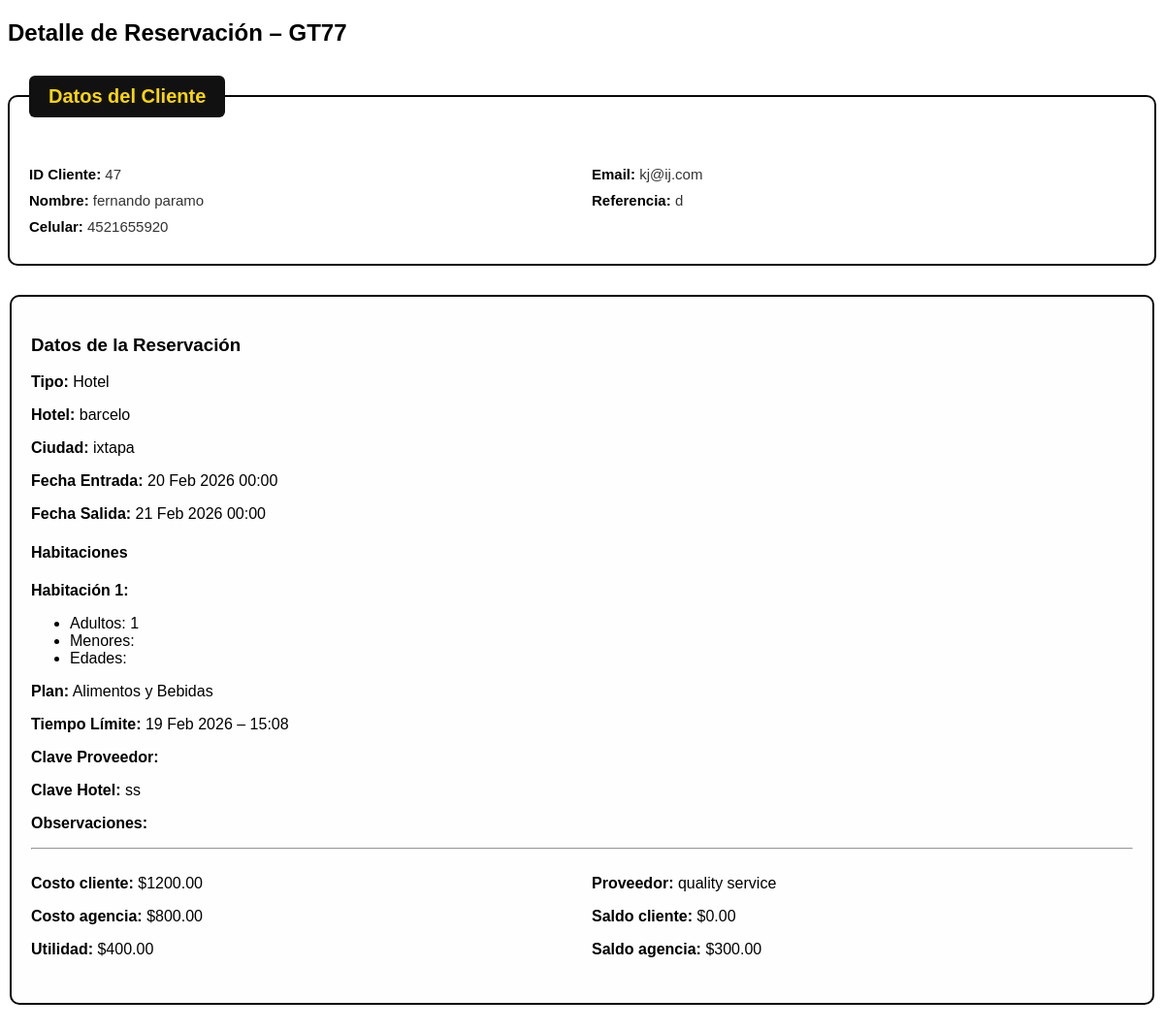
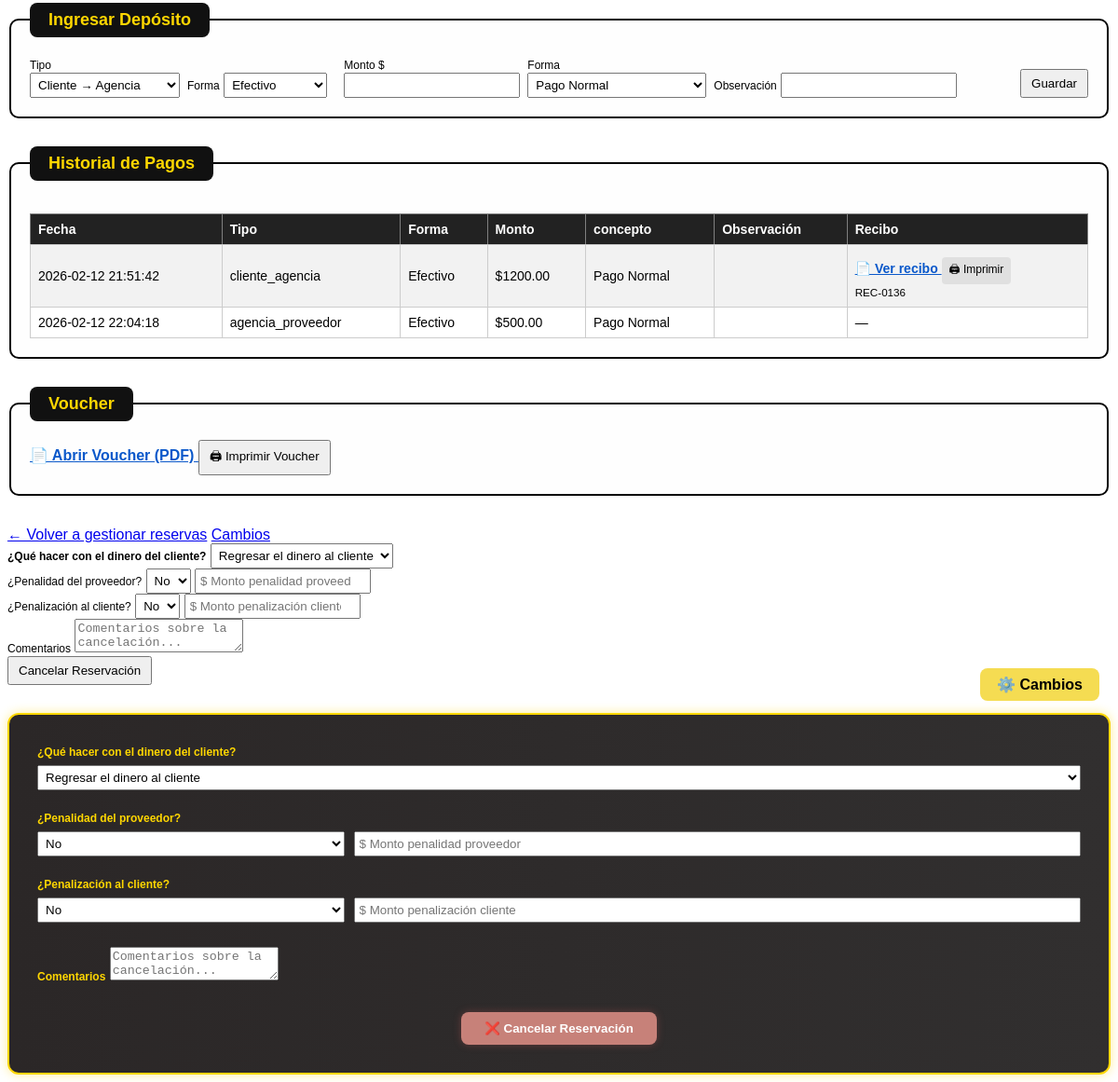
Screenshot of /reservacion/77 (signed in) with the database file from the repository (2 pictures, top to bottom).
### tables this page shows
CREATE TABLE reservaciones (
    id INTEGER PRIMARY KEY AUTOINCREMENT,
    fecha_creacion TEXT,
    cliente_id INTEGER,
    tipo_reservacion TEXT,
    descripcion TEXT,
    proveedor TEXT,
    costo_cliente REAL,
    costo_proveedor REAL,
    utilidad REAL,
    estatus TEXT
, producto_reservado TEXT, devolucion_cliente REAL DEFAULT 0, saldo_a_favor REAL DEFAULT 0, penalidad_proveedor REAL DEFAULT 0, penalidad_agencia REAL DEFAULT 0);

CREATE TABLE clientes (
    id INTEGER PRIMARY KEY AUTOINCREMENT,
    nombre TEXT,
    apellidos TEXT,
    celular TEXT,
    referencia TEXT
, email TEXT);

CREATE TABLE reservacion_hotel (
    id INTEGER PRIMARY KEY AUTOINCREMENT,
    reservacion_id INTEGER,
    ciudad TEXT,
    fecha_entrada TEXT,
    fecha_salida TEXT,
    habitaciones INTEGER,
    tipo_habitacion TEXT,
    menores INTEGER,
    plan TEXT,
    tiempo_limite TEXT,
    observaciones TEXT,
    clave_proveedor TEXT,
    clave_hotel TEXT,
    observacion_pagos TEXT
, hotel TEXT);

CREATE TABLE habitaciones (
    id INTEGER PRIMARY KEY AUTOINCREMENT,
    reservacion_id INTEGER NOT NULL,
    habitacion_num INTEGER NOT NULL,
    adultos INTEGER,
    menores INTEGER,
    edades TEXT, numero_habitacion INTEGER,
    FOREIGN KEY (reservacion_id) REFERENCES reservaciones(id)
);

CREATE TABLE pagos (
    id INTEGER PRIMARY KEY AUTOINCREMENT,
    reservacion_id INTEGER NOT NULL,
    tipo_pago TEXT NOT NULL,
    monto REAL NOT NULL,
    fecha TEXT NOT NULL, forma_pago TEXT, observacion TEXT, recibo_id INTEGER, proveedor_id INTEGER, tarjeta_id INTEGER, fecha_limite DATE, concepto TEXT, fecha_registro DATETIME,
    FOREIGN KEY (reservacion_id) REFERENCES reservaciones(id)
);

### app.py (the view, shortened to what this page needs)
@app.route("/reservacion/<int:reservacion_id>")
def detalle_reservacion(reservacion_id):
    if "usuario" not in session:
        return redirect(url_for("login"))
    conn = get_db()
    cursor = conn.cursor()
    cursor.execute("""
        SELECT
    r.*,
    r.tipo_reservacion AS tipo,

    -- CLIENTE
    c.id AS id_cliente,
    c.nombre,
    c.apellidos,
    c.celular,
    c.email,
    c.referencia,

    -- HOTEL
    h.hotel,
    h.ciudad,
    h.fecha_entrada,
    h.fecha_salida,
    h.plan,
    h.tiempo_limite AS tiempo_limite_hotel,
    h.observaciones        AS observaciones_hotel,
    h.clave_proveedor     AS clave_proveedor_hotel,
    h.clave_hotel,

    -- AVIÓN
    a.aerolinea,
    a.vuelo,
    a.tipo_vuelo,
    a.fecha_salida        AS fecha_salida_avion,
    a.hora_salida,
    a.hora_llegada,
    a.fecha_regreso,
    a.hora_regreso,
    a.hora_llegada_regreso,
    a.origen,
    a.destino,
    a.tiene_escala,
    a.ciudad_escala,
    a.hora_salida_escala,
    a.destino_escala,
    a.hora_llegada_escala,
    a.tiempo_limite AS tiempo_limite_avion,
    a.clave_proveedor     AS clave_proveedor_avion,
    a.clave_aerolinea,
    a.observaciones       AS observaciones_avion,

   -- PAGOS
            (SELECT COALESCE(SUM(monto), 0) FROM pagos WHERE pagos.reservacion_id = r.id AND tipo_pago = 'cliente_agencia') AS pagado_cliente,
            (SELECT COALESCE(SUM(monto), 0) FROM pagos WHERE pagos.reservacion_id = r.id AND tipo_pago = 'agencia_proveedor') AS pagado_proveedor

        FROM reservaciones r
        JOIN clientes c ON r.cliente_id = c.id
        LEFT JOIN reservacion_hotel h ON r.id = h.reservacion_id
        LEFT JOIN reservacion_avion a ON r.id = a.reservacion_id
        WHERE r.id = ?
    """, (reservacion_id,))
    r = cursor.fetchone()
    if not r:
        conn.close()
        return "Reservación no encontrada", 404
    r = dict(r)
    r = dict(r)
    cursor.execute("""
        SELECT *
        FROM vista_estado_financiero_reserva
        WHERE reservacion_id = ?
    """, (reservacion_id,))
    estado = cursor.fetchone()
    cursor.execute("""
        SELECT habitacion_num, adultos, menores, edades
        FROM habitaciones
        WHERE reservacion_id = ?
        ORDER BY habitacion_num
    """, (reservacion_id,))
    habitaciones = cursor.fetchall()
    cursor.execute("""
    SELECT nombre, apellidos, fecha_nacimiento
    FROM pasajeros_avion
    WHERE reservacion_id = ?
    ORDER BY id
    """, (reservacion_id,))
    pasajeros = cursor.fetchall()
    cursor.execute("""
        SELECT id, tipo_pago, forma_pago, monto, observacion,concepto, fecha, recibo_id
        FROM pagos
        WHERE reservacion_id = ?
        ORDER BY fecha
    """, (reservacion_id,))
    pagos = cursor.fetchall()
    pagado_cliente = sum(float(p["monto"]) for p in pagos if p["tipo_pago"] == "cliente_agencia")
    pagado_proveedor = sum(float(p["monto"]) for p in pagos if p["tipo_pago"] == "agencia_proveedor")
    try:
        costo_cliente = float(r["costo_cliente"])
    except (ValueError, TypeError):
        costo_cliente = 0
    try:
        costo_proveedor = float(r["costo_proveedor"])
    except (ValueError, TypeError):
        costo_proveedor = 0
    pagado_cliente = float(r["pagado_cliente"] or 0)
    pagado_proveedor = float(r["pagado_proveedor"] or 0)
    saldo_cliente = max(0, costo_cliente - pagado_cliente)
    saldo_proveedor = max(0, costo_proveedor - pagado_proveedor)
    conn.close()
    return render_template(
        "detalle_reservacion.html",
        r=r,
        habitaciones=habitaciones,
        pagos=pagos,
        reservacion=r,
        pagado_cliente=pagado_cliente,
        pagado_proveedor=pagado_proveedor,
        saldo_cliente=saldo_cliente,
        saldo_proveedor=saldo_proveedor,
        estado=estado,
        pasajeros=pasajeros
    )

### templates/detalle_reservacion.html (shortened to what this page needs)
<!DOCTYPE html>
<html lang="es">
<head>
</head>
<body>
<h2>Detalle de Reservación – GT{{ r.id }}</h2>
<fieldset class="tarjeta-datos">
    <legend>Datos del Cliente</legend>
    <div style="display: flex; flex-wrap: wrap; gap: 20px;">
        <div style="flex: 1 1 45%;">
            <p><strong>ID Cliente:</strong> {{ r.id_cliente }}</p>
            <p><strong>Nombre:</strong> {{ r.nombre }} {{ r.apellidos }}</p>
            <p><strong>Celular:</strong> {{ r.celular }}</p>
        </div>
        <div style="flex: 1 1 45%;">
            <p><strong>Email:</strong> {{ r.email }}</p>
            <p><strong>Referencia:</strong> {{ r.referencia }}</p>
        </div>
    </div>
</fieldset>
<fieldset>
<h3>Datos de la Reservación</h3>
{% set tipo = r.tipo_reservacion %}
{% if not tipo %}
  {% if r.hotel %}
    {% set tipo = 'hotel' %}
  {% elif r.aerolinea %}
    {% set tipo = 'avion' %}
  {% else %}
    {% set tipo = 'otro' %}
  {% endif %}
{% endif %}
<p><strong>Tipo:</strong> {{ r.tipo_reservacion|capitalize }}</p>
{% if r.tipo == 'hotel' %}
  <p><strong>Hotel:</strong> {{ r.hotel }}</p>
  <p><strong>Ciudad:</strong> {{ r.ciudad }}</p>
  <p><strong>Fecha Entrada:</strong> {{ r.fecha_entrada | fecha_corta }}</p>
  <p><strong>Fecha Salida:</strong> {{ r.fecha_salida | fecha_corta }}</p>
  {% if habitaciones %}
    <h4>Habitaciones</h4>
    {% for h in habitaciones %}
      <p><strong>Habitación {{ h.habitacion_num }}:</strong></p>
      <ul>
        <li>Adultos: {{ h.adultos }}</li>
        <li>Menores: {{ h.menores }}</li>
        <li>Edades: {{ h.edades }}</li>
      </ul>
    {% endfor %}
  {% else %}
    <p><em>No se encontraron habitaciones asociadas.</em></p>
  {% endif %}
  <p><strong>Plan:</strong> {{ r.plan }}</p>
  {% if r.tipo_reservacion == 'hotel' and r.tiempo_limite_hotel %}
  <p><strong>Tiempo Límite:</strong> {{ r.tiempo_limite_hotel | formato_fecha_hora }}</p>
{% elif r.tipo_reservacion == 'avion' and r.tiempo_limite_avion %}
  <p><strong>Tiempo Límite:</strong> {{ r.tiempo_limite_avion | formato_fecha_hora }}</p>
{% else %}
  <p><strong>Tiempo Límite:</strong> —</p>
{% endif %}
  <p><strong>Clave Proveedor:</strong> {{ r.clave_proveedor_hotel }}</p>
  <p><strong>Clave Hotel:</strong> {{ r.clave_hotel }}</p>
  <p><strong>Observaciones:</strong> {{ r.observaciones_hotel }}</p>
{% endif %}
    <hr>
<div style="display: flex; flex-wrap: wrap; gap: 20px; margin-bottom: 10px;">
    <div style="flex: 1 1 45%;">
        <p><strong>Costo cliente:</strong> ${{ "%.2f"|format(r.costo_cliente) }}</p>
        <p><strong>Costo agencia:</strong> ${{ "%.2f"|format(r.costo_proveedor) }}</p>
        <p><strong>Utilidad:</strong> ${{ "%.2f"|format(r.utilidad) }}</p>
    </div>
    <div style="flex: 1 1 45%;">
        <p><strong>Proveedor:</strong> {{ r.proveedor }}</p>
        <p><strong>Saldo cliente:</strong> ${{ "%.2f"|format(saldo_cliente) }}</p>
        <p><strong>Saldo agencia:</strong> ${{ "%.2f"|format(saldo_proveedor) }}</p>
    </div>
</div>
</fieldset>
<fieldset>
    <legend>Ingresar Depósito</legend>
    <form method="POST" action="{{ url_for('registrar_pago', reservacion_id=r.id) }}">
        <div style="display:flex; gap:8px; align-items:flex-end;">
            <div style="flex:1">
                <label>Tipo</label>
                <select name="tipo_pago" required>
                    <option value="cliente_agencia">Cliente → Agencia</option>
                </select>
            </div>
            <div style="flex:1">
                <label>Forma</label>
                <select name="forma_pago" required>
                    <option value="Efectivo">Efectivo</option>
                </select>
            </div>
            <div style="flex:1">
                <label>Monto $</label>
                <input type="number"
       step="0.01"
       name="monto"
       required
       onblur="formatearMonto(this)">
            </div>
           <div style="flex:1">
                <label>Forma</label>
                <select name="concepto" required>
                    <option value="Pago Normal">Pago Normal</option>
                </select>
            </div>
            <div style="flex:2">
                <label>Observación</label>
                <input type="text" name="observacion">
            </div>
            <div>
                <button type="submit">Guardar</button>
            </div>
        </div>
    </form>
</fieldset>
<fieldset>
    <legend>Historial de Pagos</legend>
    {% if pagos %}
        <table border="1" cellpadding="6" cellspacing="0">
            <tr>
                <th>Fecha</th>
                <th>Tipo</th>
                <th>Forma</th>
                <th>Monto</th>
                <th>concepto</th>
                <th>Observación</th>
                <th>Recibo</th>
            </tr>
            {% for p in pagos %}
            <tr>
                <td>{{ p.fecha }}</td>
                <td>{{ p.tipo_pago }}</td>
                <td>{{ p.forma_pago }}</td>
                <td>${{ "%.2f"|format(p.monto) }}</td>
                <td>{{ p.concepto }}</td>
                <td>{{ p.observacion }}</td>
                <td>
    {% if p.recibo_id %}
        <a href="{{ url_for('recibo_pago', pago_id=p.id) }}"
           target="_blank"
           style="font-weight:bold; color:#0a58ca;">
           📄 Ver recibo
        </a>
        <button type="button"
            class="btn-imprimir"
            data-url="{{ url_for('recibo_pago', pago_id=p.id) }}">
           🖨 Imprimir
        </button>
        <br>
        <small>REC-{{ "%04d"|format(p.recibo_id) }}</small>
    {% else %}
        —
    {% endif %}
</td>
            </tr>
            {% endfor %}
        </table>
    {% else %}
        <p>No hay pagos registrados.</p>
    {% endif %}
</fieldset>
{% if saldo_cliente <= 0 %}
<fieldset>
    <legend>Voucher</legend>
    <a href="{{ url_for('generar_voucher', reservacion_id=reservacion.id) }}"
       target="_blank"
       style="font-weight:bold; color:#0a58ca;">
        📄 Abrir Voucher (PDF)
    </a>
    <button type="button"
        class="btn-imprimir-voucher"
        data-url="{{ url_for('generar_voucher', reservacion_id=reservacion.id) }}">
        🖨 Imprimir Voucher
    </button>
</fieldset>
{% endif %}
<br>
<a href="{{ url_for('gestionar_reservas') }}">← Volver a gestionar reservas</a>
<a href="{{ url_for('editar_reservacion', reservacion_id=r.id) }}">Cambios</a>
<form method="POST" action="{{ url_for('cancelar_reservacion', reservacion_id=reservacion.id) }}">
    <div class="form-group mt-3">
        <label><strong>¿Qué hacer con el dinero del cliente?</strong></label>
        <select name="tipo_devolucion" class="form-control">
            <option value="devolucion">Regresar el dinero al cliente</option>
        </select>
    </div>
    <div class="form-group mt-3">
        <label>¿Penalidad del proveedor?</label>
        <select name="penalidad_proveedor" class="form-control">
            <option value="no">No</option>
        </select>
        <input type="number" step="0.01" min="0" name="monto_penalidad" placeholder="$ Monto penalidad proveedor" class="form-control mt-2">
    </div>
    <div class="form-group mt-3">
        <label>¿Penalización al cliente?</label>
        <select name="penalizacion_cliente" class="form-control">
            <option value="no">No</option>
        </select>
        <input type="number" step="0.01" min="0" name="monto_penalizacion" placeholder="$ Monto penalización cliente" class="form-control mt-2">
    </div>
    <div class="form-group mt-3">
        <label>Comentarios</label>
        <textarea name="comentarios" class="form-control" placeholder="Comentarios sobre la cancelación..."></textarea>
    </div>
    <button type="submit" class="btn btn-danger mt-3">Cancelar Reservación</button>
<div style="background: linear-gradient(to right, #2b2727, #312f2f); border: 2px solid gold; border-radius: 12px; padding: 30px; margin-top: 30px; color: gold; box-shadow: 0 0 12px rgba(255, 215, 0, 0.4); position: relative;">
    <div style="position: absolute; top: -50px; right: 10px;">
        <a href="{{ url_for('editar_reservacion', reservacion_id=r.id) }}"
           style="background: rgb(245, 220, 82); color: black; padding: 8px 18px; border-radius: 8px; text-decoration: none; font-weight: bold; display: inline-block;">
            ⚙️ Cambios
        </a>
    </div>
    <form method="POST" action="{{ url_for('cancelar_reservacion', reservacion_id=reservacion.id) }}">
        <div class="form-group mt-3" style="margin-bottom: 20px;">
            <label style="font-weight: bold;">¿Qué hacer con el dinero del cliente?</label>
            <select name="tipo_devolucion" class="form-control" style="width: 100%; margin-top: 6px;">
                <option value="devolucion">Regresar el dinero al cliente</option>
            </select>
        </div>
        <div class="form-group mt-3" style="margin-bottom: 20px;">
            <label style="font-weight: bold;">¿Penalidad del proveedor?</label>
            <div style="display: flex; gap: 10px; margin-top: 6px;">
                <select name="penalidad_proveedor" class="form-control" style="width: 30%;">
                    <option value="no">No</option>
                </select>
                <input type="number" step="0.01" min="0" name="monto_penalidad" placeholder="$ Monto penalidad proveedor" class="form-control" style="width: 70%;">
            </div>
        </div>
        <div class="form-group mt-3" style="margin-bottom: 20px;">
            <label style="font-weight: bold;">¿Penalización al cliente?</label>
            <div style="display: flex; gap: 10px; margin-top: 6px;">
                <select name="penalizacion_cliente" class="form-control" style="width: 30%;">
                    <option value="no">No</option>
                </select>
                <input type="number" step="0.01" min="0" name="monto_penalizacion" placeholder="$ Monto penalización cliente" class="form-control" style="width: 70%;">
            </div>
        </div>
        <div class="form-group mt-3" style="margin-bottom: 20px;">
            <label style="font-weight: bold;">Comentarios</label>
            <textarea name="comentarios" class="form-control" placeholder="Comentarios sobre la cancelación..." style="margin-top: 6px;"></textarea>
        </div>
        <button type="submit"
            style="background-color: #c78179; color: white; padding: 10px 25px; font-weight: bold; border: none; border-radius: 8px; display: block; margin: 0 auto; margin-top: 30px; box-shadow: 0 0 8px rgba(170, 80, 80, 0.4);">
            ❌ Cancelar Reservación
        </button>
    </form>
</div>
</form>
</body>
</html>

### rows the page displays
reservaciones: id "77", tipo_reservacion "Hotel", costo_cliente "1200.00", costo_proveedor "800.00", utilidad "400.00", proveedor "quality service"
clientes: id_cliente "47", nombre "fernando", apellidos "paramo", celular "4521655920", email "kj@ij.com", referencia "d"
reservacion_hotel: hotel "barcelo", ciudad "ixtapa", fecha_entrada|fecha_corta "20 Feb 2026 00:00", fecha_salida|fecha_corta "21 Feb 2026 00:00", plan "Alimentos y Bebidas", tiempo_limite_hotel "19 Feb 2026 – 15:08", clave_hotel "ss"
habitaciones: habitacion_num "1", adultos "1"
pagos: fecha "2026-02-12 21:51:42", tipo_pago "cliente_agencia", forma_pago "Efectivo", monto "1200.00", concepto "Pago Normal", recibo_id "0136"
pagos: fecha "2026-02-12 22:04:18", tipo_pago "agencia_proveedor", forma_pago "Efectivo", monto "500.00", concepto "Pago Normal"

### other values shown
{{ "%.2f"|format(saldo_cliente) }} "0.00"
{{ "%.2f"|format(saldo_proveedor) }} "300.00"
